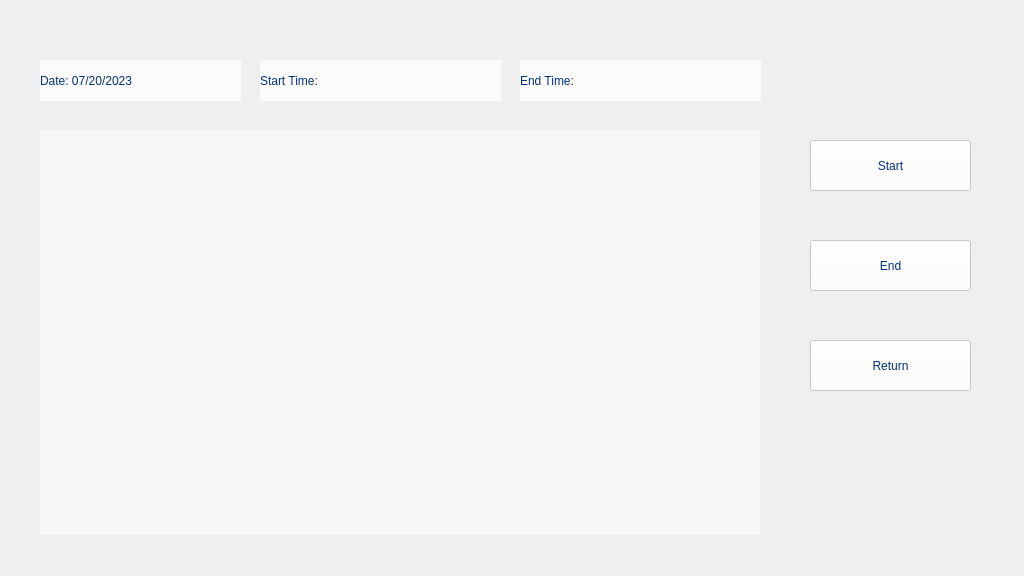
<?xml version="1.0" encoding="UTF-8"?>
<ui version="4.0">
 <class>Widget</class>
 <widget class="QWidget" name="Widget">
  <property name="geometry">
   <rect>
    <x>0</x>
    <y>0</y>
    <width>1024</width>
    <height>576</height>
   </rect>
  </property>
  <property name="windowTitle">
   <string>Attendance System</string>
  </property>
  <property name="styleSheet">
   <string notr="true"/>
  </property>
  <widget class="QLabel" name="label_background">
   <property name="geometry">
    <rect>
     <x>0</x>
     <y>0</y>
     <width>1024</width>
     <height>576</height>
    </rect>
   </property>
   <property name="styleSheet">
    <string notr="true">border-image: url(img/bg_image.png) 0 0 0 0 stretch stretch;
</string>
   </property>
   <property name="text">
    <string/>
   </property>
  </widget>
  <widget class="QPushButton" name="btn_start">
   <property name="geometry">
    <rect>
     <x>810</x>
     <y>140</y>
     <width>161</width>
     <height>51</height>
    </rect>
   </property>
   <property name="styleSheet">
    <string notr="true">background-color: rgba(255, 255, 255, 192);
color: rgb(2, 50, 122);
font: 75 18pt &quot;MS Shell Dlg 2&quot;;</string>
   </property>
   <property name="text">
    <string>Start</string>
   </property>
  </widget>
  <widget class="QPushButton" name="btn_end">
   <property name="geometry">
    <rect>
     <x>810</x>
     <y>240</y>
     <width>161</width>
     <height>51</height>
    </rect>
   </property>
   <property name="styleSheet">
    <string notr="true">background-color: rgba(255, 255, 255, 192);
color: rgb(2, 50, 122);
font: 75 18pt &quot;MS Shell Dlg 2&quot;;</string>
   </property>
   <property name="text">
    <string>End</string>
   </property>
  </widget>
  <widget class="QPushButton" name="btn_return">
   <property name="geometry">
    <rect>
     <x>810</x>
     <y>340</y>
     <width>161</width>
     <height>51</height>
    </rect>
   </property>
   <property name="styleSheet">
    <string notr="true">background-color: rgba(255, 255, 255, 192);
color: rgb(2, 50, 122);
font: 75 18pt &quot;MS Shell Dlg 2&quot;;</string>
   </property>
   <property name="text">
    <string>Return</string>
   </property>
  </widget>
  <widget class="QLabel" name="label_date">
   <property name="geometry">
    <rect>
     <x>40</x>
     <y>60</y>
     <width>201</width>
     <height>41</height>
    </rect>
   </property>
   <property name="styleSheet">
    <string notr="true">background-color: rgba(255, 255, 255, 192);
color: rgb(2, 50, 122);
font: 75 18pt &quot;MS Shell Dlg 2&quot;;</string>
   </property>
   <property name="text">
    <string>Date: 07/20/2023</string>
   </property>
  </widget>
  <widget class="QLabel" name="label_end_time">
   <property name="geometry">
    <rect>
     <x>520</x>
     <y>60</y>
     <width>241</width>
     <height>41</height>
    </rect>
   </property>
   <property name="styleSheet">
    <string notr="true">background-color: rgba(255, 255, 255, 192);
color: rgb(2, 50, 122);
font: 75 18pt &quot;MS Shell Dlg 2&quot;;</string>
   </property>
   <property name="text">
    <string>End Time:</string>
   </property>
  </widget>
  <widget class="QLabel" name="label_start_time">
   <property name="geometry">
    <rect>
     <x>260</x>
     <y>60</y>
     <width>241</width>
     <height>41</height>
    </rect>
   </property>
   <property name="styleSheet">
    <string notr="true">background-color: rgba(255, 255, 255, 192);
color: rgb(2, 50, 122);
font: 75 18pt &quot;MS Shell Dlg 2&quot;;</string>
   </property>
   <property name="text">
    <string>Start Time:</string>
   </property>
  </widget>
  <widget class="QLabel" name="video_screen">
   <property name="geometry">
    <rect>
     <x>40</x>
     <y>130</y>
     <width>720</width>
     <height>405</height>
    </rect>
   </property>
   <property name="styleSheet">
    <string notr="true">background-color: rgba(255, 255, 255, 128);</string>
   </property>
   <property name="frameShape">
    <enum>QFrame::NoFrame</enum>
   </property>
   <property name="text">
    <string/>
   </property>
  </widget>
 </widget>
 <layoutdefault spacing="6" margin="11"/>
 <resources/>
 <connections/>
</ui>
